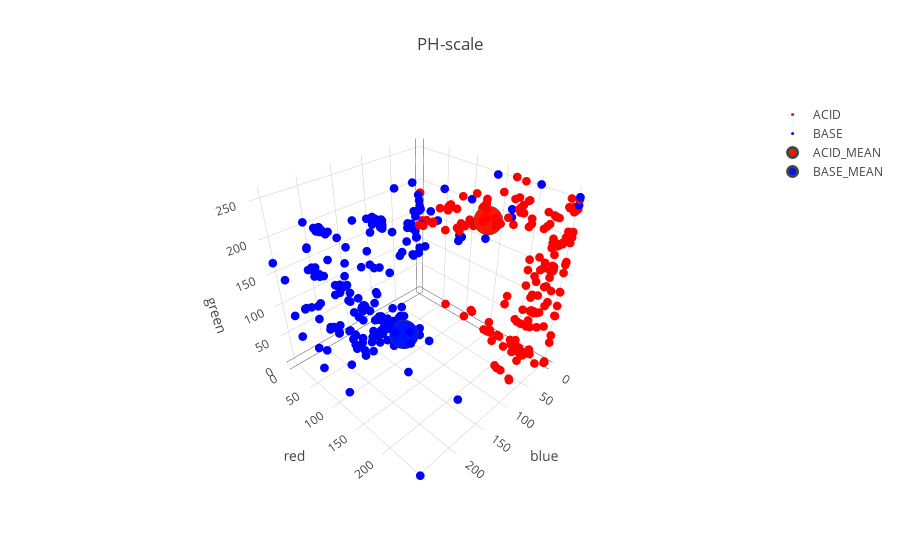

Notebook code cell kept with this figure:
### Markdown cell above
### Visualization

### Code cell
import plotly
import plotly.offline as py
py.init_notebook_mode(connected=True)
import plotly.graph_objs as go


acid = go.Scatter3d(
    x=df[df['class'] == 0]['blue'],
    y=df[df['class'] == 0]['red'],
    z=df[df['class'] == 0]['green'],
    mode='markers',
    marker = dict(size=3,
                  color='rgb(255,0,0)',
                  line=dict(width=0)),
    name ='ACID'
)
base = go.Scatter3d(
    x=df[df['class'] == 1]['blue'],
    y=df[df['class'] == 1]['red'],
    z=df[df['class'] == 1]['green'],
    mode='markers',
    marker = dict(size=3,
                  color='rgb(0,0,255)',
                  line=dict(width=0)),
    name ='BASE'
)

acid_mean = go.Scatter3d(
    x = m_acid_df['blue'],
    y = m_acid_df['green'],
    z = m_acid_df['red'],
    mode='markers',
    marker = dict(size=10,
                  color='rgb(255,20,0)',
                  line=dict(width=3)),
    name = "ACID_MEAN"
)

base_mean = go.Scatter3d(
    x = m_base_df['blue'],
    y = m_base_df['green'],
    z = m_base_df['red'],
    mode='markers',
    marker = dict(size=10,
                  color='rgb(0,20,255)',
                  line=dict(width=3)),
    name = "BASE_MEAN"
)

data = [acid, base, acid_mean, base_mean]
layout = go.Layout(
    title='PH-scale',
    scene = dict(
        xaxis = dict(title='blue'),
        yaxis = dict(title='red'),
        zaxis = dict(title='green'),)
)
fig = go.Figure(data=data, layout=layout)
py.iplot(fig,filename='ph-scale')

### Figure 1 — Plotly figure (JSON) as saved in the notebook; plotly's stock layout.template omitted (floating-point values rounded to 4 significant figures; data arrays with more than 128 entries replaced by an {"elided": "..."} marker saying what was removed)
{"data": [{"marker": {"color": "rgb(255,0,0)", "line": {"width": 0}, "size": 3}, "mode": "markers", "name": "ACID", "type": "scatter3d", "uid": "bf737a54-927a-11e8-865a-484520d15dcc", "x": {"elided": "302 int values"}, "y": {"elided": "302 int values"}, "z": {"elided": "302 int values"}}, {"marker": {"color": "rgb(0,0,255)", "line": {"width": 0}, "size": 3}, "mode": "markers", "name": "BASE", "type": "scatter3d", "uid": "bf737a55-927a-11e8-bf7a-484520d15dcc", "x": {"elided": "351 int values"}, "y": {"elided": "351 int values"}, "z": {"elided": "351 int values"}}, {"marker": {"color": "rgb(255,20,0)", "line": {"width": 3}, "size": 10}, "mode": "markers", "name": "ACID_MEAN", "type": "scatter3d", "uid": "bf737a56-927a-11e8-b1ce-484520d15dcc", "x": [26.66], "y": [151.0], "z": [198.7]}, {"marker": {"color": "rgb(0,20,255)", "line": {"width": 3}, "size": 10}, "mode": "markers", "name": "BASE_MEAN", "type": "scatter3d", "uid": "bf737a57-927a-11e8-ab79-484520d15dcc", "x": [143.2], "y": [112.1], "z": [53.5]}], "layout": {"scene": {"xaxis": {"title": "blue"}, "yaxis": {"title": "red"}, "zaxis": {"title": "green"}}, "title": "PH-scale"}}
